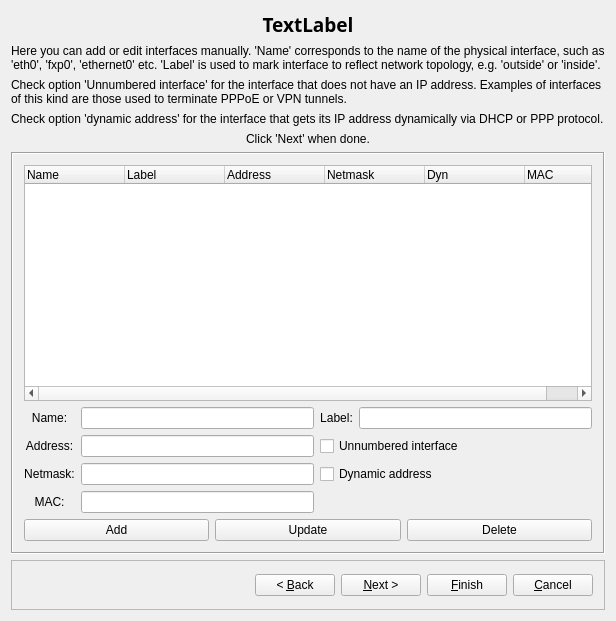
<ui version="4.0" >
 <class>newHostDialog_q</class>
 <widget class="QDialog" name="newHostDialog_q" >
  <property name="geometry" >
   <rect>
    <x>0</x>
    <y>0</y>
    <width>616</width>
    <height>621</height>
   </rect>
  </property>
  <layout class="QGridLayout" name="gridLayout_2" >
   <item row="0" column="0" >
    <widget class="QLabel" name="titleLabel" >
     <property name="sizePolicy" >
      <sizepolicy vsizetype="Fixed" hsizetype="MinimumExpanding" >
       <horstretch>0</horstretch>
       <verstretch>0</verstretch>
      </sizepolicy>
     </property>
     <property name="minimumSize" >
      <size>
       <width>0</width>
       <height>25</height>
      </size>
     </property>
     <property name="font" >
      <font>
       <family>Sans Serif</family>
       <pointsize>14</pointsize>
       <weight>75</weight>
       <italic>false</italic>
       <bold>true</bold>
      </font>
     </property>
     <property name="text" >
      <string>TextLabel</string>
     </property>
     <property name="alignment" >
      <set>Qt::AlignCenter</set>
     </property>
    </widget>
   </item>
   <item row="1" column="0" >
    <widget class="QStackedWidget" name="stackedWidget" >
     <property name="sizePolicy" >
      <sizepolicy vsizetype="Preferred" hsizetype="Preferred" >
       <horstretch>0</horstretch>
       <verstretch>0</verstretch>
      </sizepolicy>
     </property>
     <property name="minimumSize" >
      <size>
       <width>500</width>
       <height>450</height>
      </size>
     </property>
     <property name="currentIndex" >
      <number>2</number>
     </property>
     <widget class="QWidget" name="page0" >
      <layout class="QGridLayout" name="gridLayout_4" >
       <item row="0" column="0" >
        <widget class="QLabel" name="label631" >
         <property name="text" >
          <string>Enter the name of the new object below:</string>
         </property>
         <property name="alignment" >
          <set>Qt::AlignCenter</set>
         </property>
         <property name="wordWrap" >
          <bool>false</bool>
         </property>
        </widget>
       </item>
       <item row="0" column="1" >
        <widget class="QLineEdit" name="obj_name" />
       </item>
       <item row="1" column="0" colspan="2" >
        <widget class="Line" name="line1" >
         <property name="sizePolicy" >
          <sizepolicy vsizetype="Fixed" hsizetype="Minimum" >
           <horstretch>0</horstretch>
           <verstretch>0</verstretch>
          </sizepolicy>
         </property>
         <property name="minimumSize" >
          <size>
           <width>0</width>
           <height>20</height>
          </size>
         </property>
         <property name="frameShape" >
          <enum>QFrame::HLine</enum>
         </property>
         <property name="frameShadow" >
          <enum>QFrame::Sunken</enum>
         </property>
         <property name="orientation" >
          <enum>Qt::Horizontal</enum>
         </property>
        </widget>
       </item>
       <item row="2" column="0" colspan="2" >
        <widget class="QCheckBox" name="useTemplate" >
         <property name="text" >
          <string>Use preconfigured template host objects</string>
         </property>
        </widget>
       </item>
       <item row="3" column="0" colspan="2" >
        <widget class="QFrame" name="templaterFrame" >
         <property name="frameShape" >
          <enum>QFrame::NoFrame</enum>
         </property>
         <property name="frameShadow" >
          <enum>QFrame::Raised</enum>
         </property>
         <layout class="QGridLayout" name="gridLayout" >
          <item row="0" column="0" >
           <widget class="QLabel" name="label_2" >
            <property name="text" >
             <string>Template file:</string>
            </property>
           </widget>
          </item>
          <item row="0" column="1" >
           <widget class="QLineEdit" name="templaterFilePath" >
            <property name="minimumSize" >
             <size>
              <width>400</width>
              <height>0</height>
             </size>
            </property>
           </widget>
          </item>
          <item row="0" column="2" >
           <spacer name="horizontalSpacer" >
            <property name="orientation" >
             <enum>Qt::Horizontal</enum>
            </property>
            <property name="sizeHint" stdset="0" >
             <size>
              <width>181</width>
              <height>20</height>
             </size>
            </property>
           </spacer>
          </item>
          <item row="1" column="0" >
           <widget class="QPushButton" name="templaterBrowseButton" >
            <property name="text" >
             <string>Browse</string>
            </property>
           </widget>
          </item>
          <item row="1" column="1" >
           <widget class="QPushButton" name="templateUseStandart" >
            <property name="text" >
             <string>Use standard template library</string>
            </property>
           </widget>
          </item>
         </layout>
        </widget>
       </item>
       <item row="4" column="0" >
        <spacer name="verticalSpacer" >
         <property name="orientation" >
          <enum>Qt::Vertical</enum>
         </property>
         <property name="sizeHint" stdset="0" >
          <size>
           <width>20</width>
           <height>269</height>
          </size>
         </property>
        </spacer>
       </item>
      </layout>
     </widget>
     <widget class="QWidget" name="page1" >
      <layout class="QGridLayout" >
       <property name="margin" >
        <number>0</number>
       </property>
       <item row="0" column="0" >
        <widget class="QLabel" name="label662" >
         <property name="text" >
          <string>Next step is to add interfaces to the new host. There are two ways to do it: using SNMP query or manually. Adding them using SNMP query is fast and automatic, but is only possible if the host runs SNMP agent and you know SNMP community string 'read'.</string>
         </property>
         <property name="alignment" >
          <set>Qt::AlignLeading|Qt::AlignLeft|Qt::AlignVCenter</set>
         </property>
         <property name="wordWrap" >
          <bool>true</bool>
         </property>
        </widget>
       </item>
       <item row="1" column="0" >
        <spacer>
         <property name="orientation" >
          <enum>Qt::Vertical</enum>
         </property>
         <property name="sizeType" >
          <enum>QSizePolicy::Fixed</enum>
         </property>
         <property name="sizeHint" stdset="0" >
          <size>
           <width>20</width>
           <height>20</height>
          </size>
         </property>
        </spacer>
       </item>
       <item row="2" column="0" >
        <widget class="QGroupBox" name="buttonGroup1" >
         <property name="title" >
          <string/>
         </property>
         <layout class="QGridLayout" >
          <property name="margin" >
           <number>0</number>
          </property>
          <item row="0" column="0" >
           <widget class="QRadioButton" name="use_manual" >
            <property name="text" >
             <string>Configure interfaces manually</string>
            </property>
            <property name="checked" >
             <bool>true</bool>
            </property>
           </widget>
          </item>
          <item row="1" column="0" >
           <widget class="QRadioButton" name="use_snmp" >
            <property name="text" >
             <string>Use SNMP to discover interfaces of the host</string>
            </property>
           </widget>
          </item>
         </layout>
        </widget>
       </item>
       <item row="3" column="0" >
        <layout class="QGridLayout" >
         <item row="1" column="4" >
          <spacer>
           <property name="orientation" >
            <enum>Qt::Horizontal</enum>
           </property>
           <property name="sizeType" >
            <enum>QSizePolicy::Expanding</enum>
           </property>
           <property name="sizeHint" stdset="0" >
            <size>
             <width>40</width>
             <height>20</height>
            </size>
           </property>
          </spacer>
         </item>
         <item row="1" column="1" colspan="3" >
          <widget class="QPushButton" name="snmpQuery" >
           <property name="text" >
            <string>Discover Interfaces using SNMP</string>
           </property>
          </widget>
         </item>
         <item row="0" column="0" colspan="2" >
          <widget class="QLabel" name="label665" >
           <property name="text" >
            <string>SNMP 'read' community string:</string>
           </property>
           <property name="alignment" >
            <set>Qt::AlignCenter</set>
           </property>
           <property name="wordWrap" >
            <bool>false</bool>
           </property>
          </widget>
         </item>
         <item row="0" column="3" colspan="2" >
          <spacer>
           <property name="orientation" >
            <enum>Qt::Horizontal</enum>
           </property>
           <property name="sizeType" >
            <enum>QSizePolicy::Expanding</enum>
           </property>
           <property name="sizeHint" stdset="0" >
            <size>
             <width>140</width>
             <height>20</height>
            </size>
           </property>
          </spacer>
         </item>
         <item row="1" column="0" >
          <spacer>
           <property name="orientation" >
            <enum>Qt::Horizontal</enum>
           </property>
           <property name="sizeType" >
            <enum>QSizePolicy::Expanding</enum>
           </property>
           <property name="sizeHint" stdset="0" >
            <size>
             <width>40</width>
             <height>20</height>
            </size>
           </property>
          </spacer>
         </item>
         <item row="0" column="2" >
          <widget class="QLineEdit" name="snmp_community" />
         </item>
         <item row="2" column="0" colspan="5" >
          <widget class="QTextBrowser" name="snmpProgress" />
         </item>
        </layout>
       </item>
      </layout>
     </widget>
     <widget class="QWidget" name="page2" >
      <layout class="QGridLayout" >
       <property name="margin" >
        <number>0</number>
       </property>
       <item row="0" column="0" >
        <widget class="QLabel" name="label632" >
         <property name="sizePolicy" >
          <sizepolicy vsizetype="Fixed" hsizetype="Preferred" >
           <horstretch>0</horstretch>
           <verstretch>0</verstretch>
          </sizepolicy>
         </property>
         <property name="text" >
          <string>Here you can add or edit interfaces manually. 'Name' corresponds to the name of the physical interface, such as 'eth0', 'fxp0', 'ethernet0' etc. 'Label' is used to mark interface to reflect network topology, e.g. 'outside' or 'inside'.</string>
         </property>
         <property name="alignment" >
          <set>Qt::AlignLeading|Qt::AlignLeft|Qt::AlignVCenter</set>
         </property>
         <property name="wordWrap" >
          <bool>true</bool>
         </property>
        </widget>
       </item>
       <item row="1" column="0" >
        <widget class="QLabel" name="label660" >
         <property name="sizePolicy" >
          <sizepolicy vsizetype="Fixed" hsizetype="Preferred" >
           <horstretch>0</horstretch>
           <verstretch>0</verstretch>
          </sizepolicy>
         </property>
         <property name="text" >
          <string>Check option 'Unnumbered interface' for the interface that does not have an IP address. Examples of interfaces of this kind are those used to terminate PPPoE or VPN tunnels.</string>
         </property>
         <property name="alignment" >
          <set>Qt::AlignLeading|Qt::AlignLeft|Qt::AlignVCenter</set>
         </property>
         <property name="wordWrap" >
          <bool>true</bool>
         </property>
        </widget>
       </item>
       <item row="2" column="0" >
        <widget class="QLabel" name="label661" >
         <property name="sizePolicy" >
          <sizepolicy vsizetype="Fixed" hsizetype="Preferred" >
           <horstretch>0</horstretch>
           <verstretch>0</verstretch>
          </sizepolicy>
         </property>
         <property name="text" >
          <string>Check option 'dynamic address' for the interface that gets its IP address dynamically via DHCP or PPP protocol.</string>
         </property>
         <property name="alignment" >
          <set>Qt::AlignLeading|Qt::AlignLeft|Qt::AlignVCenter</set>
         </property>
         <property name="wordWrap" >
          <bool>true</bool>
         </property>
        </widget>
       </item>
       <item row="3" column="0" >
        <widget class="QLabel" name="label658" >
         <property name="text" >
          <string>Click 'Next' when done.</string>
         </property>
         <property name="alignment" >
          <set>Qt::AlignCenter</set>
         </property>
         <property name="wordWrap" >
          <bool>false</bool>
         </property>
        </widget>
       </item>
       <item row="4" column="0" >
        <widget class="QFrame" name="frame149" >
         <property name="sizePolicy" >
          <sizepolicy vsizetype="Expanding" hsizetype="Expanding" >
           <horstretch>0</horstretch>
           <verstretch>0</verstretch>
          </sizepolicy>
         </property>
         <property name="frameShape" >
          <enum>QFrame::Box</enum>
         </property>
         <property name="frameShadow" >
          <enum>QFrame::Sunken</enum>
         </property>
         <layout class="QGridLayout" >
          <property name="margin" >
           <number>11</number>
          </property>
          <item row="1" column="0" >
           <widget class="QLabel" name="label633" >
            <property name="text" >
             <string>Name:</string>
            </property>
            <property name="alignment" >
             <set>Qt::AlignCenter</set>
            </property>
            <property name="wordWrap" >
             <bool>false</bool>
            </property>
           </widget>
          </item>
          <item row="1" column="2" >
           <widget class="QLabel" name="label659" >
            <property name="text" >
             <string>Label:</string>
            </property>
            <property name="alignment" >
             <set>Qt::AlignCenter</set>
            </property>
            <property name="wordWrap" >
             <bool>false</bool>
            </property>
           </widget>
          </item>
          <item row="2" column="0" >
           <widget class="QLabel" name="label634" >
            <property name="text" >
             <string>Address:</string>
            </property>
            <property name="alignment" >
             <set>Qt::AlignCenter</set>
            </property>
            <property name="wordWrap" >
             <bool>false</bool>
            </property>
           </widget>
          </item>
          <item row="2" column="2" colspan="2" >
           <widget class="QCheckBox" name="iface_unnum" >
            <property name="toolTip" >
             <string>This is unnumbered interface, that is, it does not have an IP address. You can use this for interfaces that terminate PPPoE or other VPN tunnels</string>
            </property>
            <property name="text" >
             <string>Unnumbered interface</string>
            </property>
           </widget>
          </item>
          <item row="0" column="0" colspan="4" >
           <widget class="QTreeWidget" name="iface_list" >
            <property name="minimumSize" >
             <size>
              <width>0</width>
              <height>100</height>
             </size>
            </property>
            <column>
             <property name="text" >
              <string>Name</string>
             </property>
            </column>
            <column>
             <property name="text" >
              <string>Label</string>
             </property>
            </column>
            <column>
             <property name="text" >
              <string>Address</string>
             </property>
            </column>
            <column>
             <property name="text" >
              <string>Netmask</string>
             </property>
            </column>
            <column>
             <property name="text" >
              <string>Dyn</string>
             </property>
            </column>
            <column>
             <property name="text" >
              <string>MAC</string>
             </property>
            </column>
           </widget>
          </item>
          <item row="1" column="1" >
           <widget class="QLineEdit" name="iface_name" />
          </item>
          <item row="1" column="3" >
           <widget class="QLineEdit" name="iface_label" />
          </item>
          <item row="2" column="1" >
           <widget class="QLineEdit" name="iface_addr" />
          </item>
          <item row="3" column="1" >
           <widget class="QLineEdit" name="iface_netmask" />
          </item>
          <item row="4" column="1" >
           <widget class="QLineEdit" name="iface_physaddr" />
          </item>
          <item row="4" column="0" >
           <widget class="QLabel" name="label636" >
            <property name="text" >
             <string>MAC:</string>
            </property>
            <property name="alignment" >
             <set>Qt::AlignCenter</set>
            </property>
            <property name="wordWrap" >
             <bool>false</bool>
            </property>
           </widget>
          </item>
          <item row="3" column="2" colspan="2" >
           <widget class="QCheckBox" name="iface_dyn" >
            <property name="toolTip" >
             <string>Address of this interface is assigned dynamically using DHCP or PPP protocol</string>
            </property>
            <property name="text" >
             <string>Dynamic address</string>
            </property>
           </widget>
          </item>
          <item row="3" column="0" >
           <widget class="QLabel" name="label635" >
            <property name="text" >
             <string>Netmask:</string>
            </property>
            <property name="alignment" >
             <set>Qt::AlignCenter</set>
            </property>
            <property name="wordWrap" >
             <bool>false</bool>
            </property>
           </widget>
          </item>
          <item row="5" column="0" colspan="4" >
           <layout class="QHBoxLayout" >
            <item>
             <widget class="QPushButton" name="addBtn" >
              <property name="text" >
               <string>Add</string>
              </property>
             </widget>
            </item>
            <item>
             <widget class="QPushButton" name="updBtn" >
              <property name="text" >
               <string>Update</string>
              </property>
             </widget>
            </item>
            <item>
             <widget class="QPushButton" name="delBtn" >
              <property name="text" >
               <string>Delete</string>
              </property>
             </widget>
            </item>
           </layout>
          </item>
         </layout>
        </widget>
       </item>
      </layout>
     </widget>
     <widget class="QWidget" name="page3" >
      <layout class="QGridLayout" >
       <property name="margin" >
        <number>0</number>
       </property>
       <item row="1" column="1" >
        <widget class="QFrame" name="frame5" >
         <property name="sizePolicy" >
          <sizepolicy vsizetype="Fixed" hsizetype="Fixed" >
           <horstretch>0</horstretch>
           <verstretch>0</verstretch>
          </sizepolicy>
         </property>
         <property name="minimumSize" >
          <size>
           <width>280</width>
           <height>210</height>
          </size>
         </property>
         <property name="frameShape" >
          <enum>QFrame::StyledPanel</enum>
         </property>
         <property name="frameShadow" >
          <enum>QFrame::Sunken</enum>
         </property>
         <widget class="Line" name="intfDMZLine" >
          <property name="geometry" >
           <rect>
            <x>79</x>
            <y>77</y>
            <width>20</width>
            <height>52</height>
           </rect>
          </property>
          <property name="sizePolicy" >
           <sizepolicy vsizetype="Fixed" hsizetype="Minimum" >
            <horstretch>0</horstretch>
            <verstretch>0</verstretch>
           </sizepolicy>
          </property>
          <property name="minimumSize" >
           <size>
            <width>20</width>
            <height>20</height>
           </size>
          </property>
          <property name="frameShape" >
           <enum>QFrame::HLine</enum>
          </property>
          <property name="frameShadow" >
           <enum>QFrame::Sunken</enum>
          </property>
          <property name="orientation" >
           <enum>Qt::Horizontal</enum>
          </property>
         </widget>
         <widget class="Line" name="intfInsideLine" >
          <property name="geometry" >
           <rect>
            <x>38</x>
            <y>148</y>
            <width>20</width>
            <height>30</height>
           </rect>
          </property>
          <property name="sizePolicy" >
           <sizepolicy vsizetype="Minimum" hsizetype="Fixed" >
            <horstretch>0</horstretch>
            <verstretch>0</verstretch>
           </sizepolicy>
          </property>
          <property name="minimumSize" >
           <size>
            <width>20</width>
            <height>20</height>
           </size>
          </property>
          <property name="frameShape" >
           <enum>QFrame::VLine</enum>
          </property>
          <property name="frameShadow" >
           <enum>QFrame::Sunken</enum>
          </property>
          <property name="orientation" >
           <enum>Qt::Vertical</enum>
          </property>
         </widget>
         <widget class="QTextBrowser" name="intfOutsideText" >
          <property name="geometry" >
           <rect>
            <x>68</x>
            <y>8</y>
            <width>200</width>
            <height>52</height>
           </rect>
          </property>
          <property name="frameShape" >
           <enum>QFrame::Panel</enum>
          </property>
          <property name="frameShadow" >
           <enum>QFrame::Raised</enum>
          </property>
         </widget>
         <widget class="QTextBrowser" name="intfDMZText" >
          <property name="geometry" >
           <rect>
            <x>88</x>
            <y>78</y>
            <width>180</width>
            <height>52</height>
           </rect>
          </property>
          <property name="frameShape" >
           <enum>QFrame::Panel</enum>
          </property>
          <property name="frameShadow" >
           <enum>QFrame::Raised</enum>
          </property>
         </widget>
         <widget class="QTextBrowser" name="intfInsideText" >
          <property name="geometry" >
           <rect>
            <x>68</x>
            <y>148</y>
            <width>200</width>
            <height>52</height>
           </rect>
          </property>
          <property name="frameShape" >
           <enum>QFrame::Panel</enum>
          </property>
          <property name="frameShadow" >
           <enum>QFrame::Raised</enum>
          </property>
         </widget>
         <widget class="QLabel" name="pixmapLabel1" >
          <property name="geometry" >
           <rect>
            <x>10</x>
            <y>70</y>
            <width>64</width>
            <height>64</height>
           </rect>
          </property>
          <property name="pixmap" >
           <pixmap resource="MainRes.qrc" >:/Icons/host_64.xpm</pixmap>
          </property>
          <property name="scaledContents" >
           <bool>false</bool>
          </property>
          <property name="wordWrap" >
           <bool>false</bool>
          </property>
         </widget>
         <widget class="Line" name="intfOutsideLine" >
          <property name="geometry" >
           <rect>
            <x>38</x>
            <y>28</y>
            <width>20</width>
            <height>30</height>
           </rect>
          </property>
          <property name="sizePolicy" >
           <sizepolicy vsizetype="Minimum" hsizetype="Fixed" >
            <horstretch>0</horstretch>
            <verstretch>0</verstretch>
           </sizepolicy>
          </property>
          <property name="minimumSize" >
           <size>
            <width>20</width>
            <height>20</height>
           </size>
          </property>
          <property name="frameShape" >
           <enum>QFrame::VLine</enum>
          </property>
          <property name="frameShadow" >
           <enum>QFrame::Sunken</enum>
          </property>
          <property name="orientation" >
           <enum>Qt::Vertical</enum>
          </property>
         </widget>
        </widget>
       </item>
       <item row="1" column="0" >
        <widget class="QListWidget" name="templateList" />
       </item>
       <item row="0" column="0" colspan="2" >
        <widget class="QLabel" name="textLabel1" >
         <property name="text" >
          <string>Choose template object in the list and click 'Finish' when ready. Template objects use generic interface names that will be iherited by the firewall object you create. You may need to rename them later to reflect real names of interfaces on your firewall machine.</string>
         </property>
         <property name="alignment" >
          <set>Qt::AlignVCenter</set>
         </property>
         <property name="wordWrap" >
          <bool>true</bool>
         </property>
        </widget>
       </item>
       <item row="2" column="0" colspan="2" >
        <widget class="QTextBrowser" name="templateComment" />
       </item>
      </layout>
     </widget>
    </widget>
   </item>
   <item row="2" column="0" >
    <widget class="QFrame" name="frame" >
     <property name="sizePolicy" >
      <sizepolicy vsizetype="Fixed" hsizetype="MinimumExpanding" >
       <horstretch>1</horstretch>
       <verstretch>0</verstretch>
      </sizepolicy>
     </property>
     <property name="minimumSize" >
      <size>
       <width>400</width>
       <height>50</height>
      </size>
     </property>
     <property name="frameShape" >
      <enum>QFrame::StyledPanel</enum>
     </property>
     <property name="frameShadow" >
      <enum>QFrame::Raised</enum>
     </property>
     <layout class="QGridLayout" name="gridLayout_3" >
      <item row="0" column="0" >
       <spacer name="spacer" >
        <property name="orientation" >
         <enum>Qt::Horizontal</enum>
        </property>
        <property name="sizeHint" stdset="0" >
         <size>
          <width>193</width>
          <height>19</height>
         </size>
        </property>
       </spacer>
      </item>
      <item row="0" column="1" >
       <widget class="QPushButton" name="backButton" >
        <property name="text" >
         <string>&lt; &amp;Back</string>
        </property>
       </widget>
      </item>
      <item row="0" column="2" >
       <widget class="QPushButton" name="nextButton" >
        <property name="text" >
         <string>&amp;Next ></string>
        </property>
        <property name="flat" >
         <bool>false</bool>
        </property>
       </widget>
      </item>
      <item row="0" column="3" >
       <widget class="QPushButton" name="finishButton" >
        <property name="text" >
         <string>&amp;Finish</string>
        </property>
        <property name="flat" >
         <bool>false</bool>
        </property>
       </widget>
      </item>
      <item row="0" column="4" >
       <widget class="QPushButton" name="cancelButton" >
        <property name="text" >
         <string>&amp;Cancel</string>
        </property>
       </widget>
      </item>
     </layout>
    </widget>
   </item>
  </layout>
 </widget>
 <layoutdefault spacing="6" margin="11" />
 <tabstops>
  <tabstop>obj_name</tabstop>
  <tabstop>useTemplate</tabstop>
  <tabstop>use_manual</tabstop>
  <tabstop>snmp_community</tabstop>
  <tabstop>snmpQuery</tabstop>
  <tabstop>snmpProgress</tabstop>
  <tabstop>iface_list</tabstop>
  <tabstop>iface_name</tabstop>
  <tabstop>iface_label</tabstop>
  <tabstop>iface_addr</tabstop>
  <tabstop>iface_unnum</tabstop>
  <tabstop>iface_netmask</tabstop>
  <tabstop>iface_dyn</tabstop>
  <tabstop>iface_physaddr</tabstop>
  <tabstop>addBtn</tabstop>
  <tabstop>updBtn</tabstop>
  <tabstop>delBtn</tabstop>
  <tabstop>templateList</tabstop>
  <tabstop>intfOutsideText</tabstop>
  <tabstop>intfDMZText</tabstop>
  <tabstop>intfInsideText</tabstop>
  <tabstop>templateComment</tabstop>
 </tabstops>
 <resources>
  <include location="MainRes.qrc" />
 </resources>
 <connections>
  <connection>
   <sender>addBtn</sender>
   <signal>clicked()</signal>
   <receiver>newHostDialog_q</receiver>
   <slot>addInterface()</slot>
   <hints>
    <hint type="sourcelabel" >
     <x>20</x>
     <y>20</y>
    </hint>
    <hint type="destinationlabel" >
     <x>20</x>
     <y>20</y>
    </hint>
   </hints>
  </connection>
  <connection>
   <sender>updBtn</sender>
   <signal>clicked()</signal>
   <receiver>newHostDialog_q</receiver>
   <slot>updateInterface()</slot>
   <hints>
    <hint type="sourcelabel" >
     <x>20</x>
     <y>20</y>
    </hint>
    <hint type="destinationlabel" >
     <x>20</x>
     <y>20</y>
    </hint>
   </hints>
  </connection>
  <connection>
   <sender>delBtn</sender>
   <signal>clicked()</signal>
   <receiver>newHostDialog_q</receiver>
   <slot>deleteInterface()</slot>
   <hints>
    <hint type="sourcelabel" >
     <x>20</x>
     <y>20</y>
    </hint>
    <hint type="destinationlabel" >
     <x>20</x>
     <y>20</y>
    </hint>
   </hints>
  </connection>
  <connection>
   <sender>obj_name</sender>
   <signal>textChanged(QString)</signal>
   <receiver>newHostDialog_q</receiver>
   <slot>changed()</slot>
   <hints>
    <hint type="sourcelabel" >
     <x>20</x>
     <y>20</y>
    </hint>
    <hint type="destinationlabel" >
     <x>20</x>
     <y>20</y>
    </hint>
   </hints>
  </connection>
  <connection>
   <sender>iface_list</sender>
   <signal>currentItemChanged(QTreeWidgetItem*,QTreeWidgetItem*)</signal>
   <receiver>newHostDialog_q</receiver>
   <slot>selectedInterface(QTreeWidgetItem*,QTreeWidgetItem*)</slot>
   <hints>
    <hint type="sourcelabel" >
     <x>20</x>
     <y>20</y>
    </hint>
    <hint type="destinationlabel" >
     <x>20</x>
     <y>20</y>
    </hint>
   </hints>
  </connection>
  <connection>
   <sender>iface_dyn</sender>
   <signal>clicked()</signal>
   <receiver>newHostDialog_q</receiver>
   <slot>changed()</slot>
   <hints>
    <hint type="sourcelabel" >
     <x>20</x>
     <y>20</y>
    </hint>
    <hint type="destinationlabel" >
     <x>20</x>
     <y>20</y>
    </hint>
   </hints>
  </connection>
  <connection>
   <sender>iface_unnum</sender>
   <signal>clicked()</signal>
   <receiver>newHostDialog_q</receiver>
   <slot>changed()</slot>
   <hints>
    <hint type="sourcelabel" >
     <x>20</x>
     <y>20</y>
    </hint>
    <hint type="destinationlabel" >
     <x>20</x>
     <y>20</y>
    </hint>
   </hints>
  </connection>
  <connection>
   <sender>use_manual</sender>
   <signal>toggled(bool)</signal>
   <receiver>newHostDialog_q</receiver>
   <slot>changed()</slot>
   <hints>
    <hint type="sourcelabel" >
     <x>20</x>
     <y>20</y>
    </hint>
    <hint type="destinationlabel" >
     <x>20</x>
     <y>20</y>
    </hint>
   </hints>
  </connection>
  <connection>
   <sender>use_snmp</sender>
   <signal>toggled(bool)</signal>
   <receiver>newHostDialog_q</receiver>
   <slot>changed()</slot>
   <hints>
    <hint type="sourcelabel" >
     <x>20</x>
     <y>20</y>
    </hint>
    <hint type="destinationlabel" >
     <x>20</x>
     <y>20</y>
    </hint>
   </hints>
  </connection>
  <connection>
   <sender>snmpQuery</sender>
   <signal>clicked()</signal>
   <receiver>newHostDialog_q</receiver>
   <slot>getInterfacesViaSNMP()</slot>
   <hints>
    <hint type="sourcelabel" >
     <x>20</x>
     <y>20</y>
    </hint>
    <hint type="destinationlabel" >
     <x>20</x>
     <y>20</y>
    </hint>
   </hints>
  </connection>
  <connection>
   <sender>templateList</sender>
   <signal>currentItemChanged(QListWidgetItem*,QListWidgetItem*)</signal>
   <receiver>newHostDialog_q</receiver>
   <slot>templateSelected(QListWidgetItem*)</slot>
   <hints>
    <hint type="sourcelabel" >
     <x>20</x>
     <y>20</y>
    </hint>
    <hint type="destinationlabel" >
     <x>20</x>
     <y>20</y>
    </hint>
   </hints>
  </connection>
 </connections>
</ui>
